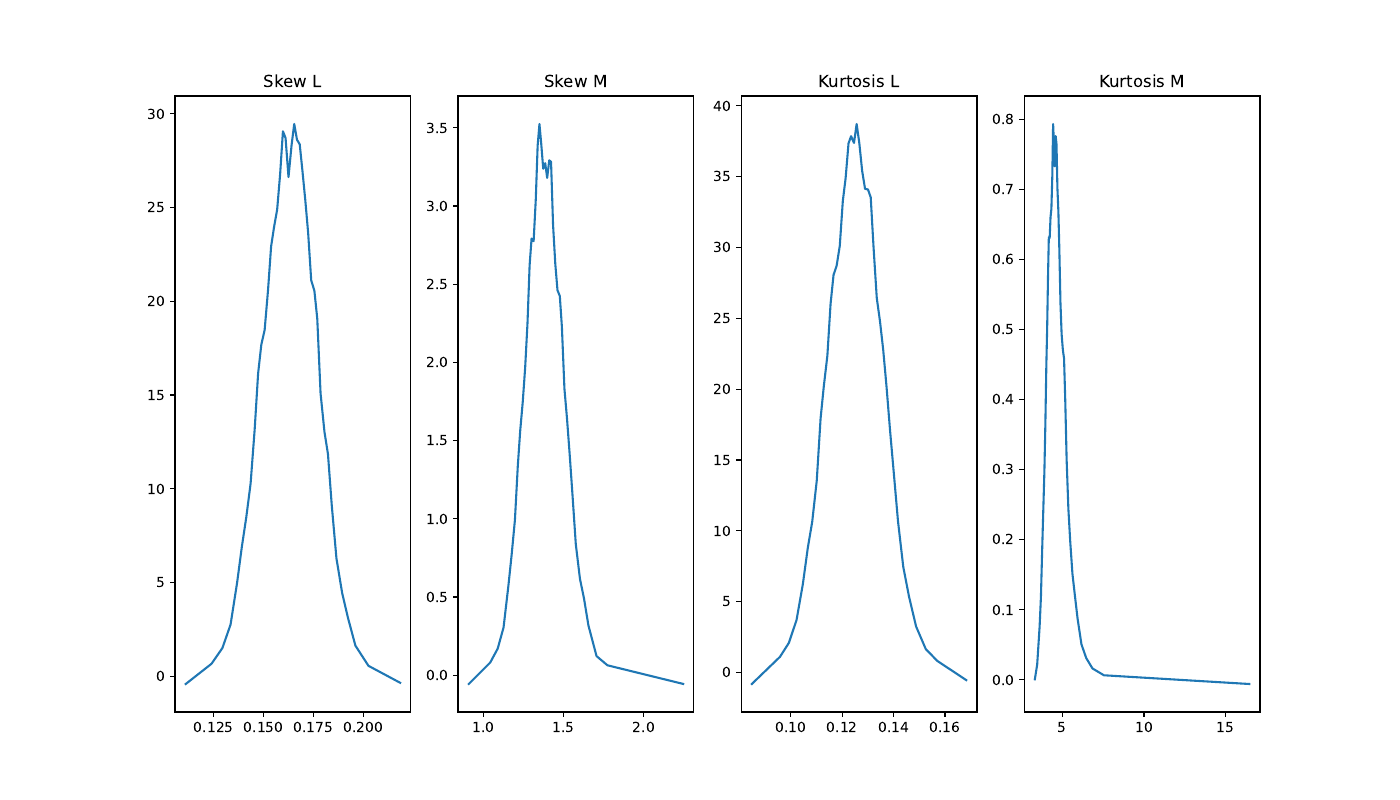

Reproduce this figure in Python.
import numpy as np
from numpy.random import normal, standard_cauchy
from numpy.polynomial.legendre import legvander
import matplotlib.pyplot as plt
from Q2 import get_pdf, generate

N = 1_024
runs = 10_000

samples = generate((N, runs))
y = np.sort(samples, axis=0)
n = len(y)

P = legvander(np.linspace(-1.0, 1.0, n), 3)

L1, L2, L3, L4 = [P[:,k-1]@y/n for k in (1, 2, 3, 4)]
M2, M3, M4 = [np.sum(np.power(y, k), axis=0)/n for k in (2, 3, 4)]

skew_L = L3/L2
skew_M = M3/(np.power(M2, 3.0/2.0))

kurtosis_L = L4/L2
kurtosis_m = M4/np.power(M2, 2)

names = ("Skew L", "Skew M", "Kurtosis L", "Kurtosis M")
data = (skew_L, skew_M, kurtosis_L, kurtosis_m)

fig, (axis) = plt.subplots(1, 4, figsize=(14, 8))

for name, ax, data in zip(names, axis, data):
    x, pdf = get_pdf(data, n=40)
    ax.plot(x, pdf)
    ax.set_title(name)

print("None of the skewness estimators have a pdf which goes below 0.")
print("None of the kurtosis estimators have the wrong sign of excess.")

plt.show()
fig.savefig("Q3.pdf")